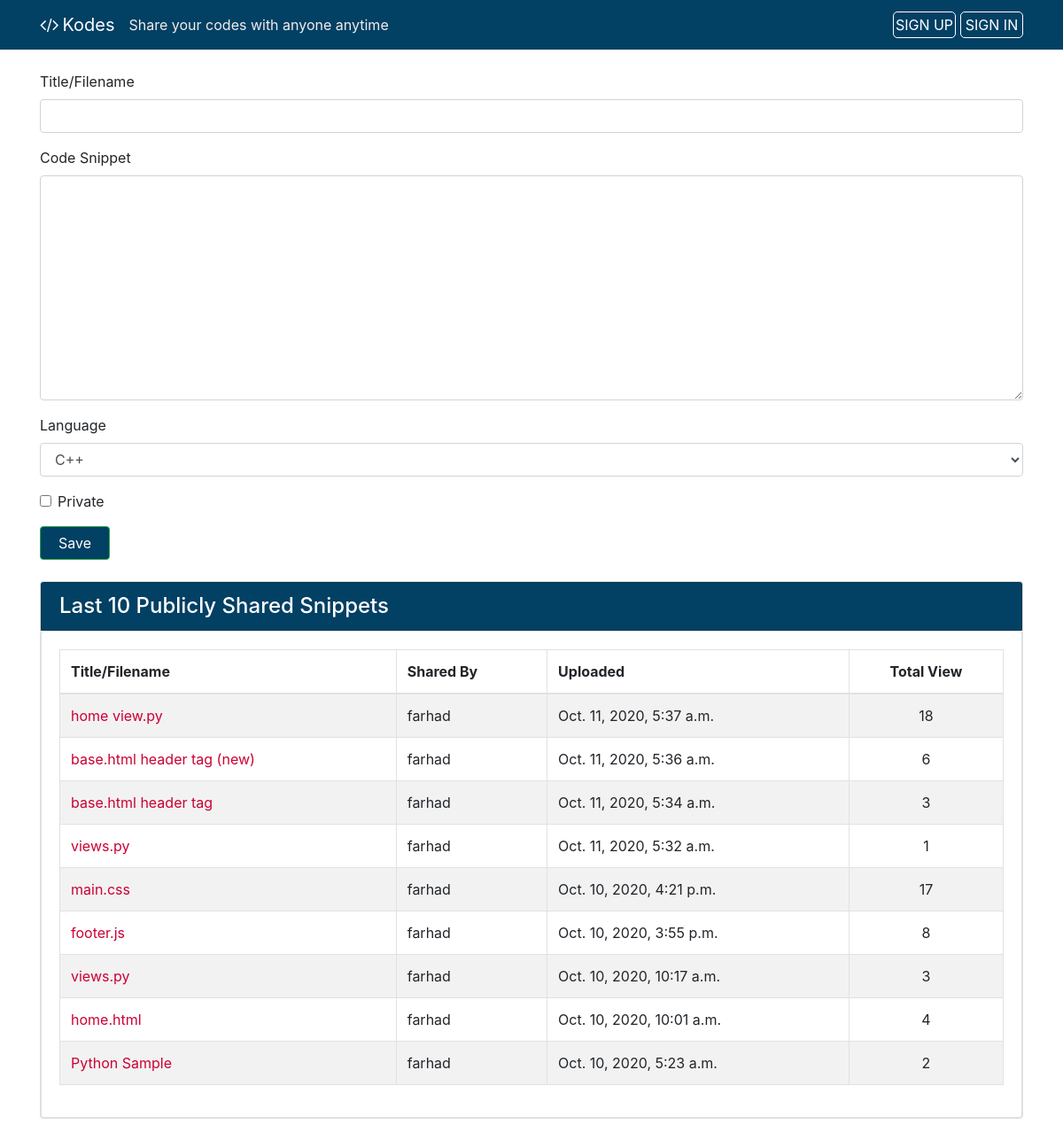
The app's page /, older data.
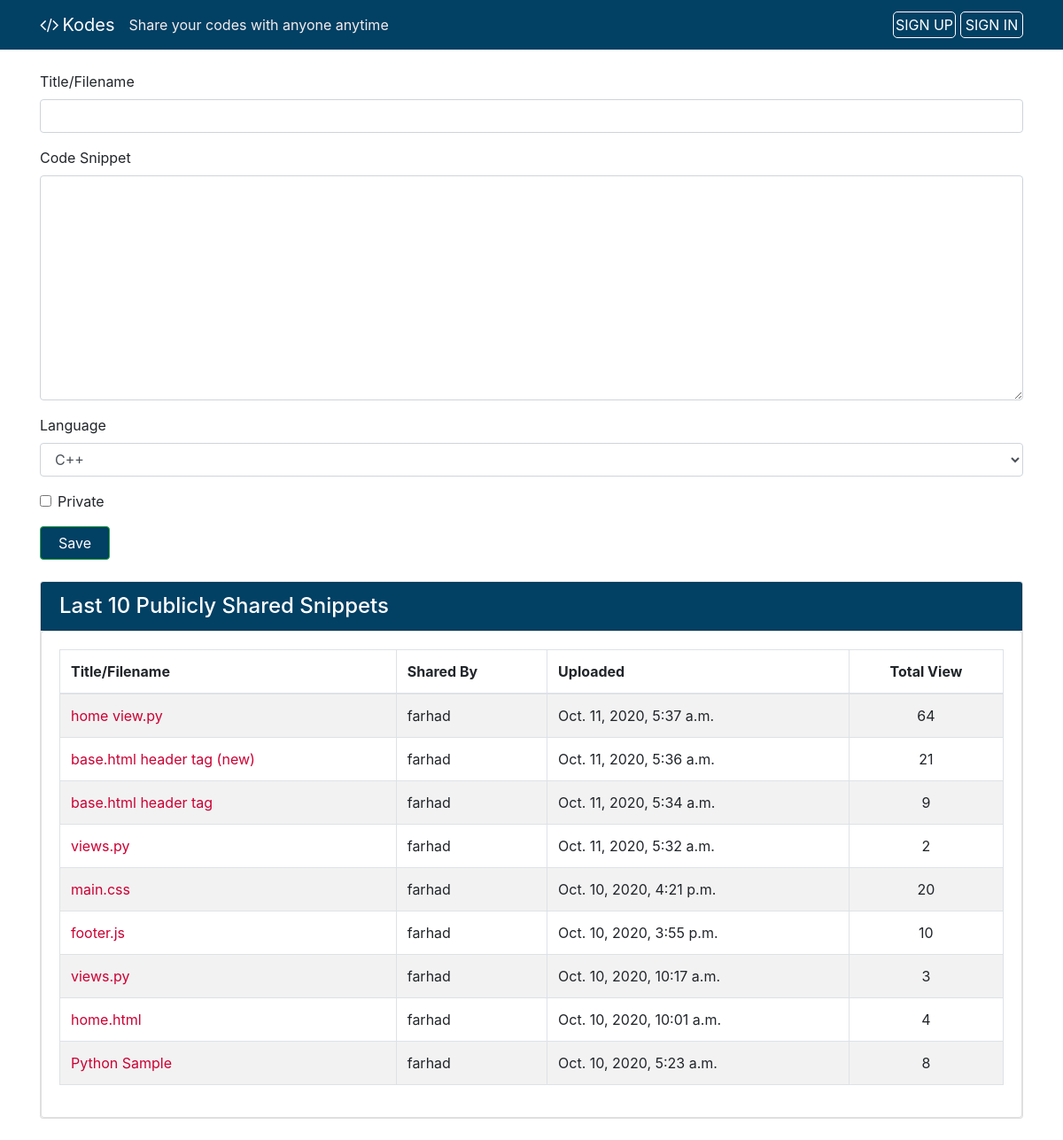
The same page, newer data.
### codes/models.py (models this page shows, shortened)
class Code(models.Model):
    author = models.ForeignKey(User, on_delete=models.CASCADE, null=True, blank=True)
    created_utc = models.DateTimeField(auto_now_add=True, verbose_name="Created")
    total_views = models.IntegerField(default=0)
    snippet_title = models.CharField(max_length=1000, default="", verbose_name="Title/Filename")
    snippet_body = models.TextField(verbose_name="Code Snippet")
    language = models.ForeignKey(Language, on_delete=models.SET_NULL, null=True)
    is_private = models.BooleanField(default=False, verbose_name="Private")
    password = models.CharField(max_length=1000, default="", blank=True)

### codes/views.py (the view, shortened to what this page needs)
# urls.py: path('', home, name="home"),
def home(request):
    form =  CodeSubmissionForm()
    codes = Code.objects.order_by('-created_utc').all()
    per_page = 10
    paginator = Paginator(codes, per_page).get_page(1)
    context = {
        "form": form,
        "codes": codes,
        "paginator": paginator
    }
    return render(request, "codes/home.html", context)

### codes/forms.py
class CodeSubmissionForm(ModelForm):
    def __init__(self, *args, **kwargs):
        super(CodeSubmissionForm, self).__init__(*args, **kwargs)
        language = Language.objects.order_by('-is_popular', 'name').all()
        self.fields['language'].choices = [[lang.language_code, lang.name] for lang in language]
    class Meta:
        model = Code
        fields = '__all__'
        exclude = ['total_views', 'author']

### codes/context_processors.py (called while the page is built)
def sitename_tagline(request):
    context = {
        'SITENAME': settings.SITENAME,
        'TAGLINE': settings.TAGLINE
    }
    return context

### codes/templates/codes/home.html (shortened to what this page needs)
{% extends 'codes/base.html' %}
{% block content %}
<form method="POST">
    <div class="form-group">
        <label for="id_snippet_title">{{ form.snippet_title.label }}</label>
        {{ form.snippet_title }}
    </div>
    <div class="form-group">
        <label for="id_snippet_body">{{ form.snippet_body.label }}</label>
        {{ form.snippet_body }}
    </div>
    <div class="form-group">
        <label for="id_language">{{ form.language.label }}</label>
        {{ form.language }}
    </div>
    <div class="form-group form-check">
        {{ form.is_private }}
        <label class="form-check-label" for="id_is_private">{{ form.is_private.label }}</label>
    </div>
    <input type="submit" value="Save" class="btn btn-success code-submit">
</form>
<div class="card my-4">
    <div class="card card-header shared-snippet-title" style="padding-bottom: 0px !important">
        <h4 class="card-title">Last 10 Publicly Shared Snippets</h4>
    </div>
    <div class="card card-body">
        <table class="table table-striped table-bordered">
            <thead>
                <tr>
                    <th>Title/Filename</th>
                    <th>Shared By</th>
                    <th>Uploaded</th>
                    <th class="text-center">Total View</th>
                </tr>
            </thead>
            <tbody>
                {% for code in paginator %}
                    <tr>
                        <td><a href="{% url 'code_view' code.id %}">{{ code.snippet_title }}</a></td>
                        <td>{{ code.author.username|default:"Guest User" }}</td>
                        <td>{{ code.created_utc }}</td>
                        <td class="text-center">{{ code.total_views }}</td>
                    </tr>
                {% endfor %}
            </tbody>
        </table>
    </div>
</div>
{% endblock content %}

Row changes from the older to the newer data that the page shows:
changed Code "home view.py": total_views "18" → "64"
changed Code "base.html header tag (new)": total_views "6" → "21"
changed Code "base.html header tag": total_views "3" → "9"
changed Code "Oct. 11, 2020, 5:32 a.m.": total_views "1" → "2"
changed Code "main.css": total_views "17" → "20"
changed Code "footer.js": total_views "8" → "10"
changed Code "Python Sample": total_views "2" → "8"
